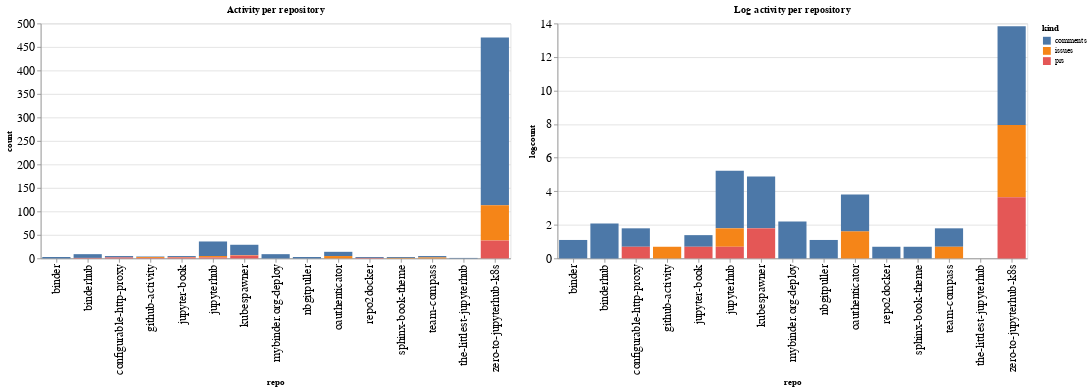

Notebook code cell kept with this figure:
### Code cell
ch1 = alt.Chart(repo_summaries, width=600, title="Activity per repository").mark_bar().encode(
    x='repo',
    y='count',
    color='kind',
    tooltip="kind"
)

ch2 = alt.Chart(repo_summaries, width=600, title="Log activity per repository").mark_bar().encode(
    x='repo',
    y='logcount',
    color='kind',
    tooltip="kind"
)

ch1 | ch2

### Figure 1 — Vega-Lite specification as saved in the notebook (floating-point values rounded to 4 significant figures)
{"config": {"axisLeft": {"labelFontSize": 15}, "axisBottom": {"labelFontSize": 15}}, "hconcat": [{"mark": "bar", "encoding": {"color": {"type": "nominal", "field": "kind"}, "tooltip": {"type": "nominal", "field": "kind"}, "x": {"type": "nominal", "field": "repo"}, "y": {"type": "quantitative", "field": "count"}}, "title": "Activity per repository", "width": 600}, {"mark": "bar", "encoding": {"color": {"type": "nominal", "field": "kind"}, "tooltip": {"type": "nominal", "field": "kind"}, "x": {"type": "nominal", "field": "repo"}, "y": {"type": "quantitative", "field": "logcount"}}, "title": "Log activity per repository", "width": 600}], "data": {"name": "data-2446313cc9c881fcc619ed092a1c0c6b"}, "$schema": "https://vega.github.io/schema/vega-lite/v4.8.1.json", "datasets": {"data-2446313cc9c881fcc619ed092a1c0c6b": [{"repo": "binder", "kind": "comments", "count": 3, "logcount": 1.099}, {"repo": "binderhub", "kind": "comments", "count": 8, "logcount": 2.079}, {"repo": "binderhub", "kind": "prs", "count": 1, "logcount": 0.0}, {"repo": "configurable-http-proxy", "kind": "comments", "count": 3, "logcount": 1.099}, {"repo": "configurable-http-proxy", "kind": "prs", "count": 2, "logcount": 0.6931}, {"repo": "github-activity", "kind": "comments", "count": 1, "logcount": 0.0}, {"repo": "github-activity", "kind": "issues", "count": 2, "logcount": 0.6931}, {"repo": "github-activity", "kind": "prs", "count": 1, "logcount": 0.0}, {"repo": "jupyter-book", "kind": "comments", "count": 2, "logcount": 0.6931}, {"repo": "jupyter-book", "kind": "issues", "count": 1, "logcount": 0.0}, {"repo": "jupyter-book", "kind": "prs", "count": 2, "logcount": 0.6931}, {"repo": "jupyterhub", "kind": "comments", "count": 31, "logcount": 3.434}, {"repo": "jupyterhub", "kind": "issues", "count": 3, "logcount": 1.099}, {"repo": "jupyterhub", "kind": "prs", "count": 2, "logcount": 0.6931}, {"repo": "kubespawner", "kind": "comments", "count": 22, "logcount": 3.091}, {"repo": "kubespawner", "kind": "issues", "count": 1, "logcount": 0.0}, {"repo": "kubespawner", "kind": "prs", "count": 6, "logcount": 1.792}, {"repo": "mybinder.org-deploy", "kind": "comments", "count": 9, "logcount": 2.197}, {"repo": "nbgitpuller", "kind": "comments", "count": 3, "logcount": 1.099}, {"repo": "oauthenticator", "kind": "comments", "count": 9, "logcount": 2.197}, {"repo": "oauthenticator", "kind": "issues", "count": 5, "logcount": 1.609}, {"repo": "repo2docker", "kind": "comments", "count": 2, "logcount": 0.6931}, {"repo": "repo2docker", "kind": "prs", "count": 1, "logcount": 0.0}, {"repo": "sphinx-book-theme", "kind": "comments", "count": 2, "logcount": 0.6931}, {"repo": "sphinx-book-theme", "kind": "issues", "count": 1, "logcount": 0.0}, {"repo": "team-compass", "kind": "comments", "count": 3, "logcount": 1.099}, {"repo": "team-compass", "kind": "issues", "count": 2, "logcount": 0.6931}, {"repo": "the-littlest-jupyterhub", "kind": "comments", "count": 1, "logcount": 0.0}, {"repo": "zero-to-jupyterhub-k8s", "kind": "comments", "count": 357, "logcount": 5.878}, {"repo": "zero-to-jupyterhub-k8s", "kind": "issues", "count": 75, "logcount": 4.317}, {"repo": "zero-to-jupyterhub-k8s", "kind": "prs", "count": 38, "logcount": 3.638}]}}
